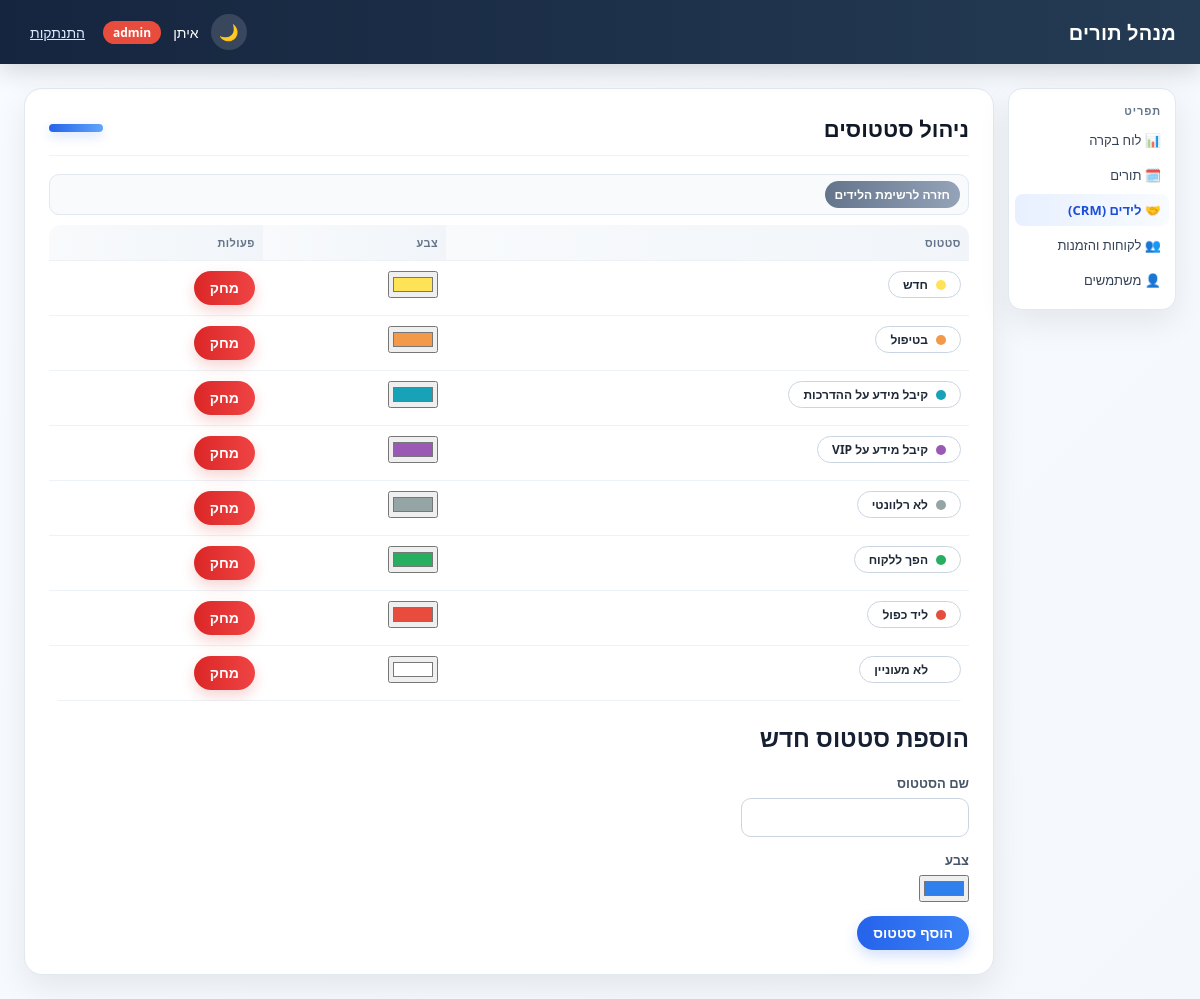
Page /leads/statuses (signed in) on the committed database.
### tables this page shows
CREATE TABLE lead_statuses (
                id INTEGER PRIMARY KEY AUTOINCREMENT,
                name TEXT UNIQUE NOT NULL,
                color TEXT NOT NULL
            );

### blueprints/leads.py (the view, shortened to what this page needs)
@bp.route("/statuses", methods=["GET", "POST"])
@permission_required(PERMISSION_MANAGE_LEADS)
def manage_statuses():
    repos = get_repos()
    return render_template("leads/statuses.html", statuses=to_records(repos.lead_statuses.get_all()))

### app.py (called while the page is built)
@app.context_processor
def inject_template_globals():
    return {
        "csrf_token": generate_csrf_token(),
        "current_user": current_user(),
        "ROLE_ADMIN": roles.ADMIN,
        "ROLE_USER": roles.USER,
    }

### auth.py (called while the page is built)
def generate_csrf_token():
    if "csrf_token" not in session:
        session["csrf_token"] = secrets.token_hex(16)
    return session["csrf_token"]

def validate_csrf():
    if request.method != "POST":
        return
    token = session.get("csrf_token")
    submitted = request.form.get("csrf_token", "")
    if not token or not secrets.compare_digest(token, submitted):
        abort(400)

def current_user():
    return session.get("user")

def permission_required(permission):
    def decorator(view):
        @wraps(view)
        def wrapped(*args, **kwargs):
            user = current_user()
            if user is None:
                return redirect(url_for("auth.login"))
            if user["role"] == roles.ADMIN:
                return view(*args, **kwargs)
            if permission not in user.get("permissions", []):
                abort(403)
            return view(*args, **kwargs)
        return wrapped
    return decorator

### db_context.py (called while the page is built)
def get_conn():
    if "db_conn" not in g:
        g.db_conn = sqlite3.connect(DB_FILE, timeout=10)
    return g.db_conn

def get_repos():
    if "repos" not in g:
        conn = get_conn()
        appointments = AppointmentRepository(conn)
        g.repos = SimpleNamespace(
            appointments=appointments,
            availability=AvailabilityService(appointments),
            leads=LeadRepository(conn),
            lead_statuses=LeadStatusRepository(conn),
            customers=CustomerRepository(conn),
            invoices=InvoiceRepository(conn),
            users=UserRepository(conn),
            id_sequence=IdSequence(conn),
        )
    return g.repos

def init_app(app):
    @app.teardown_appcontext
    def close_conn(exception):
        conn = g.pop("db_conn", None)
        if conn is not None:
            conn.close()

### id_sequence.py (called while the page is built)
    def _seed_if_empty(self):
        count = self.conn.execute("SELECT COUNT(*) FROM id_sequence").fetchone()[0]
        if count > 0:
            return
        max_existing = self._max_existing_id()
        if max_existing > 0:
            self.conn.execute("INSERT INTO id_sequence (id) VALUES (?)", (max_existing,))
            self.conn.commit()

### lead_status_repository.py (called while the page is built)
    def get_all(self):
        return pd.read_sql_query(f"SELECT * FROM {TABLE_NAME} ORDER BY id", self.conn)

### templates/leads/statuses.html (shortened to what this page needs)
{% extends "base.html" %}
{% block page_heading %}ניהול סטטוסים{% endblock %}
{% block content %}
<div class="toolbar">
    <a href="{{ url_for('leads.list_leads') }}" class="btn btn-secondary">חזרה לרשימת הלידים</a>
</div>
{% if statuses %}
<table>
    <thead>
        <tr><th>סטטוס</th><th>צבע</th><th>פעולות</th></tr>
    </thead>
    <tbody>
        {% for s in statuses %}
        <tr>
            <td><span class="status-chip" style="--status-color: {{ s.color }};">{{ s.name }}</span></td>
            <td>
                <form method="post" action="{{ url_for('leads.update_status_color', status_id=s.id) }}">
                    <input type="color" name="color" value="{{ s.color }}" onchange="this.form.submit()">
                </form>
            </td>
            <td>
                <form method="post" action="{{ url_for('leads.delete_status', status_id=s.id) }}" style="display:inline;"
                      onsubmit="return confirm('למחוק את הסטטוס &quot;{{ s.name }}&quot;? לידים קיימים עם סטטוס זה לא ישתנו.');">
                    <button type="submit" class="btn btn-danger">מחק</button>
                </form>
            </td>
        </tr>
        {% endfor %}
    </tbody>
</table>
{% else %}
<p class="empty-state">אין עדיין סטטוסים מוגדרים.</p>
{% endif %}
<h2>הוספת סטטוס חדש</h2>
<form method="post" class="form-card">
    <div class="form-group">
        <label>שם הסטטוס</label>
        <input type="text" name="name" required autofocus>
    </div>
    <div class="form-group">
        <label>צבע</label>
        <input type="color" name="color" value="#2f80ed">
    </div>
    <button type="submit" class="btn">הוסף סטטוס</button>
</form>
{% endblock %}

### static/style.css (style rules this page uses)
* { box-sizing: border-box; }
:root { --bg: #f4f7fb; --surface: #ffffff; --surface-2: #f8fafc; --text: #172033; --muted: #64748b; --border: #e2e8f0; --primary: #2563eb; --primary-dark: #1d4ed8; --danger: #dc2626; --danger-dark: #b91c1c; --shadow: 0 12px 32px rgba(15, 23, 42, 0.08); }
body { margin: 0; font-family: "Segoe UI", Tahoma, Arial, sans-serif; background: linear-gradient(135deg, #f8fbff 0%, var(--bg) 100%); color: var(--text); direction: rtl; text-align: right; }
html, body { scrollbar-width: none; -ms-overflow-style: none; }
.toolbar { display: flex; flex-wrap: wrap; gap: 6px; align-items: center; margin-bottom: 10px; padding: 6px 8px; background: var(--surface-2); border: 1px solid var(--border); border-radius: 10px; position: sticky; top: 64px; z-index: 15; }
.toolbar .btn { padding: 5px 10px; font-size: 12px; box-shadow: none; }
table { width: 100%; border-collapse: collapse; font-size: 14px; overflow: hidden; border-radius: 12px; }
th, td { text-align: right; padding: 10px 8px; border-bottom: 1px solid #edf2f7; white-space: nowrap; vertical-align: top; }
th { background: linear-gradient(90deg, #f8fafc 0%, #f1f5f9 100%); color: #64748b; font-weight: 700; font-size: 11px; text-transform: uppercase; letter-spacing: 0.04em; }
.status-chip { display: inline-flex; align-items: center; gap: 8px; padding: 4px 14px; border-radius: 999px; background: #fff; border: 1px solid #cbd5e1; font-size: 12px; font-weight: 600; color: #1f2937; }
.status-chip::before { content: ""; width: 10px; height: 10px; border-radius: 50%; flex-shrink: 0; background: var(--status-color, #95a5a6); }
.btn { display: inline-block; padding: 9px 16px; border-radius: 999px; border: none; background: linear-gradient(90deg, var(--primary) 0%, #3b82f6 100%); color: #fff; text-decoration: none; font-size: 14px; font-weight: 600; cursor: pointer; box-shadow: 0 6px 14px rgba(37, 99, 235, 0.2); transition: transform 0.15s ease, box-shadow 0.15s ease; }
.btn-danger { background: linear-gradient(90deg, var(--danger) 0%, #ef4444 100%); box-shadow: 0 6px 14px rgba(220, 38, 38, 0.2); }
.btn-secondary { background: linear-gradient(90deg, #64748b 0%, #94a3b8 100%); box-shadow: 0 6px 14px rgba(100, 116, 139, 0.16); }
input[type=text], input[type=password], input[type=email], input[type=number], input[type=date], input[type=time], select, textarea { padding: 9px 12px; border: 1px solid #cbd5e1; border-radius: 10px; font-size: 14px; font-family: inherit; background: #fff; transition: border-color 0.2s ease, box-shadow 0.2s ease; }
label { display: block; margin-bottom: 6px; font-size: 13px; color: #475569; font-weight: 700; }
.form-group { margin-bottom: 14px; max-width: 360px; }
.form-group label { text-align: right; }
.form-card { max-width: 480px; }

### rows in the picture
lead_statuses: name "חדש", color "#ffe357"
lead_statuses: name "בטיפול", color "#f2994a"
lead_statuses: name "קיבל מידע על ההדרכות", color "#17a2b8"
lead_statuses: name "קיבל מידע על VIP", color "#9b59b6"
lead_statuses: name "לא רלוונטי", color "#95a5a6"
lead_statuses: name "הפך ללקוח", color "#27ae60"
lead_statuses: name "ליד כפול", color "#e74c3c"
lead_statuses: name "לא מעוניין", color "#ffffff"

### other values in the picture
{{ current_user.username }} "איתן"
{{ current_user.role }} "admin"
